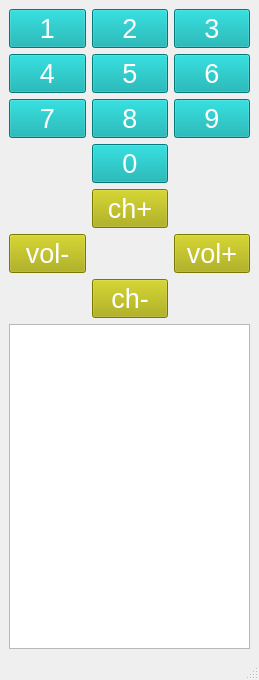
<?xml version="1.0" encoding="UTF-8"?>
<ui version="4.0">
 <class>MainWindow</class>
 <widget class="QMainWindow" name="MainWindow">
  <property name="geometry">
   <rect>
    <x>0</x>
    <y>0</y>
    <width>259</width>
    <height>680</height>
   </rect>
  </property>
  <property name="sizePolicy">
   <sizepolicy hsizetype="Fixed" vsizetype="Fixed">
    <horstretch>0</horstretch>
    <verstretch>0</verstretch>
   </sizepolicy>
  </property>
  <property name="minimumSize">
   <size>
    <width>240</width>
    <height>680</height>
   </size>
  </property>
  <property name="maximumSize">
   <size>
    <width>259</width>
    <height>680</height>
   </size>
  </property>
  <property name="windowTitle">
   <string>ТВ-пульт</string>
  </property>
  <widget class="QWidget" name="centralwidget">
   <layout class="QGridLayout" name="gridLayout">
    <item row="0" column="0">
     <layout class="QVBoxLayout" name="verticalLayout">
      <item>
       <layout class="QGridLayout" name="gridLayout_2">
        <item row="6" column="2">
         <widget class="QPushButton" name="num9_btn">
          <property name="font">
           <font>
            <pointsize>20</pointsize>
           </font>
          </property>
          <property name="styleSheet">
           <string notr="true">background-color: rgb(0, 170, 170);
color: rgb(255, 255, 255);</string>
          </property>
          <property name="text">
           <string>9</string>
          </property>
         </widget>
        </item>
        <item row="0" column="0">
         <widget class="QPushButton" name="num1_btn">
          <property name="font">
           <font>
            <pointsize>20</pointsize>
           </font>
          </property>
          <property name="styleSheet">
           <string notr="true">background-color: rgb(0, 170, 170);
color: rgb(255, 255, 255);</string>
          </property>
          <property name="text">
           <string>1</string>
          </property>
         </widget>
        </item>
        <item row="0" column="1">
         <widget class="QPushButton" name="num2_btn">
          <property name="font">
           <font>
            <pointsize>20</pointsize>
           </font>
          </property>
          <property name="styleSheet">
           <string notr="true">background-color: rgb(0, 170, 170);
color: rgb(255, 255, 255);</string>
          </property>
          <property name="text">
           <string>2</string>
          </property>
         </widget>
        </item>
        <item row="3" column="2">
         <widget class="QPushButton" name="num6_btn">
          <property name="font">
           <font>
            <pointsize>20</pointsize>
           </font>
          </property>
          <property name="styleSheet">
           <string notr="true">background-color: rgb(0, 170, 170);
color: rgb(255, 255, 255);</string>
          </property>
          <property name="text">
           <string>6</string>
          </property>
         </widget>
        </item>
        <item row="6" column="1">
         <widget class="QPushButton" name="num8_btn">
          <property name="font">
           <font>
            <pointsize>20</pointsize>
           </font>
          </property>
          <property name="styleSheet">
           <string notr="true">background-color: rgb(0, 170, 170);
color: rgb(255, 255, 255);</string>
          </property>
          <property name="text">
           <string>8</string>
          </property>
         </widget>
        </item>
        <item row="0" column="2">
         <widget class="QPushButton" name="num3_btn">
          <property name="font">
           <font>
            <pointsize>20</pointsize>
           </font>
          </property>
          <property name="styleSheet">
           <string notr="true">background-color: rgb(0, 170, 170);
color: rgb(255, 255, 255);</string>
          </property>
          <property name="text">
           <string>3</string>
          </property>
         </widget>
        </item>
        <item row="3" column="1">
         <widget class="QPushButton" name="num5_btn">
          <property name="font">
           <font>
            <pointsize>20</pointsize>
           </font>
          </property>
          <property name="styleSheet">
           <string notr="true">background-color: rgb(0, 170, 170);
color: rgb(255, 255, 255);</string>
          </property>
          <property name="text">
           <string>5</string>
          </property>
         </widget>
        </item>
        <item row="3" column="0">
         <widget class="QPushButton" name="num4_btn">
          <property name="font">
           <font>
            <pointsize>20</pointsize>
           </font>
          </property>
          <property name="styleSheet">
           <string notr="true">background-color: rgb(0, 170, 170);
color: rgb(255, 255, 255);</string>
          </property>
          <property name="text">
           <string>4</string>
          </property>
         </widget>
        </item>
        <item row="6" column="0">
         <widget class="QPushButton" name="num7_btn">
          <property name="font">
           <font>
            <pointsize>20</pointsize>
           </font>
          </property>
          <property name="styleSheet">
           <string notr="true">background-color: rgb(0, 170, 170);
color: rgb(255, 255, 255);</string>
          </property>
          <property name="text">
           <string>7</string>
          </property>
         </widget>
        </item>
        <item row="7" column="1">
         <widget class="QPushButton" name="num0_btn">
          <property name="font">
           <font>
            <pointsize>20</pointsize>
           </font>
          </property>
          <property name="styleSheet">
           <string notr="true">background-color: rgb(0, 170, 170);
color: rgb(255, 255, 255);</string>
          </property>
          <property name="text">
           <string>0</string>
          </property>
         </widget>
        </item>
        <item row="8" column="1">
         <widget class="QPushButton" name="chNext_btn">
          <property name="font">
           <font>
            <pointsize>20</pointsize>
           </font>
          </property>
          <property name="styleSheet">
           <string notr="true">background-color: rgb(170, 170, 0);
color: rgb(255, 255, 255);</string>
          </property>
          <property name="text">
           <string>ch+</string>
          </property>
         </widget>
        </item>
        <item row="10" column="1">
         <widget class="QPushButton" name="chPrevious_btn">
          <property name="font">
           <font>
            <pointsize>20</pointsize>
           </font>
          </property>
          <property name="styleSheet">
           <string notr="true">background-color: rgb(170, 170, 0);
color: rgb(255, 255, 255);</string>
          </property>
          <property name="text">
           <string>ch-</string>
          </property>
         </widget>
        </item>
        <item row="9" column="0">
         <widget class="QPushButton" name="volMinus_btn">
          <property name="font">
           <font>
            <pointsize>20</pointsize>
           </font>
          </property>
          <property name="styleSheet">
           <string notr="true">background-color: rgb(170, 170, 0);
color: rgb(255, 255, 255);</string>
          </property>
          <property name="text">
           <string>vol-</string>
          </property>
         </widget>
        </item>
        <item row="9" column="2">
         <widget class="QPushButton" name="volPlus_btn">
          <property name="font">
           <font>
            <pointsize>20</pointsize>
           </font>
          </property>
          <property name="styleSheet">
           <string notr="true">background-color: rgb(170, 170, 0);
color: rgb(255, 255, 255);</string>
          </property>
          <property name="text">
           <string>vol+</string>
          </property>
         </widget>
        </item>
       </layout>
      </item>
      <item>
       <widget class="QTextBrowser" name="status_txt"/>
      </item>
     </layout>
    </item>
   </layout>
  </widget>
  <widget class="QMenuBar" name="menubar">
   <property name="geometry">
    <rect>
     <x>0</x>
     <y>0</y>
     <width>259</width>
     <height>22</height>
    </rect>
   </property>
  </widget>
  <widget class="QStatusBar" name="statusbar"/>
 </widget>
 <resources/>
 <connections>
  <connection>
   <sender>num1_btn</sender>
   <signal>clicked()</signal>
   <receiver>MainWindow</receiver>
   <slot>num1()</slot>
   <hints>
    <hint type="sourcelabel">
     <x>37</x>
     <y>49</y>
    </hint>
    <hint type="destinationlabel">
     <x>25</x>
     <y>203</y>
    </hint>
   </hints>
  </connection>
  <connection>
   <sender>num2_btn</sender>
   <signal>clicked()</signal>
   <receiver>MainWindow</receiver>
   <slot>num2()</slot>
   <hints>
    <hint type="sourcelabel">
     <x>117</x>
     <y>51</y>
    </hint>
    <hint type="destinationlabel">
     <x>26</x>
     <y>193</y>
    </hint>
   </hints>
  </connection>
  <connection>
   <sender>num3_btn</sender>
   <signal>clicked()</signal>
   <receiver>MainWindow</receiver>
   <slot>num3()</slot>
   <hints>
    <hint type="sourcelabel">
     <x>195</x>
     <y>55</y>
    </hint>
    <hint type="destinationlabel">
     <x>190</x>
     <y>193</y>
    </hint>
   </hints>
  </connection>
  <connection>
   <sender>num4_btn</sender>
   <signal>clicked()</signal>
   <receiver>MainWindow</receiver>
   <slot>num4()</slot>
   <hints>
    <hint type="sourcelabel">
     <x>74</x>
     <y>103</y>
    </hint>
    <hint type="destinationlabel">
     <x>48</x>
     <y>204</y>
    </hint>
   </hints>
  </connection>
  <connection>
   <sender>num5_btn</sender>
   <signal>clicked()</signal>
   <receiver>MainWindow</receiver>
   <slot>num5()</slot>
   <hints>
    <hint type="sourcelabel">
     <x>138</x>
     <y>107</y>
    </hint>
    <hint type="destinationlabel">
     <x>65</x>
     <y>226</y>
    </hint>
   </hints>
  </connection>
  <connection>
   <sender>num6_btn</sender>
   <signal>clicked()</signal>
   <receiver>MainWindow</receiver>
   <slot>num6()</slot>
   <hints>
    <hint type="sourcelabel">
     <x>227</x>
     <y>101</y>
    </hint>
    <hint type="destinationlabel">
     <x>232</x>
     <y>206</y>
    </hint>
   </hints>
  </connection>
  <connection>
   <sender>num7_btn</sender>
   <signal>clicked()</signal>
   <receiver>MainWindow</receiver>
   <slot>num7()</slot>
   <hints>
    <hint type="sourcelabel">
     <x>54</x>
     <y>157</y>
    </hint>
    <hint type="destinationlabel">
     <x>31</x>
     <y>245</y>
    </hint>
   </hints>
  </connection>
  <connection>
   <sender>num8_btn</sender>
   <signal>clicked()</signal>
   <receiver>MainWindow</receiver>
   <slot>num8()</slot>
   <hints>
    <hint type="sourcelabel">
     <x>150</x>
     <y>156</y>
    </hint>
    <hint type="destinationlabel">
     <x>212</x>
     <y>208</y>
    </hint>
   </hints>
  </connection>
  <connection>
   <sender>num9_btn</sender>
   <signal>clicked()</signal>
   <receiver>MainWindow</receiver>
   <slot>num9()</slot>
   <hints>
    <hint type="sourcelabel">
     <x>235</x>
     <y>152</y>
    </hint>
    <hint type="destinationlabel">
     <x>239</x>
     <y>245</y>
    </hint>
   </hints>
  </connection>
  <connection>
   <sender>num0_btn</sender>
   <signal>clicked()</signal>
   <receiver>MainWindow</receiver>
   <slot>num0()</slot>
   <hints>
    <hint type="sourcelabel">
     <x>109</x>
     <y>207</y>
    </hint>
    <hint type="destinationlabel">
     <x>188</x>
     <y>234</y>
    </hint>
   </hints>
  </connection>
  <connection>
   <sender>chNext_btn</sender>
   <signal>clicked()</signal>
   <receiver>MainWindow</receiver>
   <slot>chNext()</slot>
   <hints>
    <hint type="sourcelabel">
     <x>108</x>
     <y>249</y>
    </hint>
    <hint type="destinationlabel">
     <x>102</x>
     <y>289</y>
    </hint>
   </hints>
  </connection>
  <connection>
   <sender>chPrevious_btn</sender>
   <signal>clicked()</signal>
   <receiver>MainWindow</receiver>
   <slot>chPrevious()</slot>
   <hints>
    <hint type="sourcelabel">
     <x>135</x>
     <y>349</y>
    </hint>
    <hint type="destinationlabel">
     <x>145</x>
     <y>321</y>
    </hint>
   </hints>
  </connection>
  <connection>
   <sender>volMinus_btn</sender>
   <signal>clicked()</signal>
   <receiver>MainWindow</receiver>
   <slot>volMinus()</slot>
   <hints>
    <hint type="sourcelabel">
     <x>45</x>
     <y>309</y>
    </hint>
    <hint type="destinationlabel">
     <x>37</x>
     <y>343</y>
    </hint>
   </hints>
  </connection>
  <connection>
   <sender>volPlus_btn</sender>
   <signal>clicked()</signal>
   <receiver>MainWindow</receiver>
   <slot>volPlus()</slot>
   <hints>
    <hint type="sourcelabel">
     <x>232</x>
     <y>305</y>
    </hint>
    <hint type="destinationlabel">
     <x>228</x>
     <y>345</y>
    </hint>
   </hints>
  </connection>
 </connections>
 <slots>
  <slot>num0()</slot>
  <slot>num1()</slot>
  <slot>num3()</slot>
  <slot>num4()</slot>
  <slot>num5()</slot>
  <slot>num6()</slot>
  <slot>num7()</slot>
  <slot>num8()</slot>
  <slot>num9()</slot>
  <slot>chNext()</slot>
  <slot>chPrevious()</slot>
  <slot>volPlus()</slot>
  <slot>volMinus()</slot>
  <slot>num2()</slot>
 </slots>
</ui>
